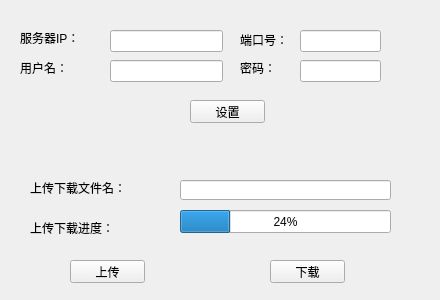
<?xml version="1.0" encoding="UTF-8"?>
<ui version="4.0">
 <class>ftpwindow</class>
 <widget class="QWidget" name="ftpwindow">
  <property name="geometry">
   <rect>
    <x>0</x>
    <y>0</y>
    <width>440</width>
    <height>300</height>
   </rect>
  </property>
  <property name="windowTitle">
   <string>上传下载</string>
  </property>
  <property name="windowIcon">
   <iconset resource="res.qrc">
    <normaloff>:/img/icon/icon.png</normaloff>:/img/icon/icon.png</iconset>
  </property>
  <widget class="QProgressBar" name="progressBar">
   <property name="geometry">
    <rect>
     <x>180</x>
     <y>210</y>
     <width>211</width>
     <height>23</height>
    </rect>
   </property>
   <property name="value">
    <number>24</number>
   </property>
  </widget>
  <widget class="QLineEdit" name="lineEdit">
   <property name="geometry">
    <rect>
     <x>180</x>
     <y>180</y>
     <width>211</width>
     <height>20</height>
    </rect>
   </property>
  </widget>
  <widget class="QLabel" name="label">
   <property name="geometry">
    <rect>
     <x>30</x>
     <y>180</y>
     <width>141</width>
     <height>16</height>
    </rect>
   </property>
   <property name="text">
    <string>上传下载文件名：</string>
   </property>
  </widget>
  <widget class="QPushButton" name="uploadButton">
   <property name="geometry">
    <rect>
     <x>70</x>
     <y>260</y>
     <width>75</width>
     <height>23</height>
    </rect>
   </property>
   <property name="text">
    <string>上传</string>
   </property>
  </widget>
  <widget class="QPushButton" name="downloadButton">
   <property name="geometry">
    <rect>
     <x>270</x>
     <y>260</y>
     <width>75</width>
     <height>23</height>
    </rect>
   </property>
   <property name="text">
    <string>下载</string>
   </property>
  </widget>
  <widget class="QLabel" name="label_2">
   <property name="geometry">
    <rect>
     <x>30</x>
     <y>220</y>
     <width>121</width>
     <height>16</height>
    </rect>
   </property>
   <property name="text">
    <string>上传下载进度：</string>
   </property>
  </widget>
  <widget class="QWidget" name="widget" native="true">
   <property name="geometry">
    <rect>
     <x>10</x>
     <y>10</y>
     <width>421</width>
     <height>131</height>
    </rect>
   </property>
   <widget class="QPushButton" name="setPara">
    <property name="geometry">
     <rect>
      <x>180</x>
      <y>90</y>
      <width>75</width>
      <height>23</height>
     </rect>
    </property>
    <property name="text">
     <string>设置</string>
    </property>
   </widget>
   <widget class="QLabel" name="label_6">
    <property name="geometry">
     <rect>
      <x>230</x>
      <y>50</y>
      <width>51</width>
      <height>16</height>
     </rect>
    </property>
    <property name="text">
     <string>密码：</string>
    </property>
   </widget>
   <widget class="QLineEdit" name="userName">
    <property name="geometry">
     <rect>
      <x>100</x>
      <y>50</y>
      <width>113</width>
      <height>22</height>
     </rect>
    </property>
   </widget>
   <widget class="QLineEdit" name="passWord">
    <property name="geometry">
     <rect>
      <x>290</x>
      <y>50</y>
      <width>81</width>
      <height>22</height>
     </rect>
    </property>
    <property name="inputMask">
     <string notr="true"/>
    </property>
    <property name="echoMode">
     <enum>QLineEdit::Password</enum>
    </property>
   </widget>
   <widget class="QLabel" name="label_5">
    <property name="geometry">
     <rect>
      <x>10</x>
      <y>50</y>
      <width>61</width>
      <height>16</height>
     </rect>
    </property>
    <property name="text">
     <string>用户名：</string>
    </property>
   </widget>
   <widget class="QLineEdit" name="port">
    <property name="geometry">
     <rect>
      <x>290</x>
      <y>20</y>
      <width>81</width>
      <height>22</height>
     </rect>
    </property>
   </widget>
   <widget class="QLabel" name="label_4">
    <property name="geometry">
     <rect>
      <x>230</x>
      <y>22</y>
      <width>51</width>
      <height>16</height>
     </rect>
    </property>
    <property name="text">
     <string>端口号：</string>
    </property>
   </widget>
   <widget class="QLineEdit" name="serverIP">
    <property name="geometry">
     <rect>
      <x>100</x>
      <y>20</y>
      <width>113</width>
      <height>22</height>
     </rect>
    </property>
   </widget>
   <widget class="QLabel" name="label_3">
    <property name="geometry">
     <rect>
      <x>10</x>
      <y>20</y>
      <width>81</width>
      <height>16</height>
     </rect>
    </property>
    <property name="text">
     <string>服务器IP：</string>
    </property>
   </widget>
  </widget>
 </widget>
 <resources>
  <include location="res.qrc"/>
 </resources>
 <connections/>
</ui>
